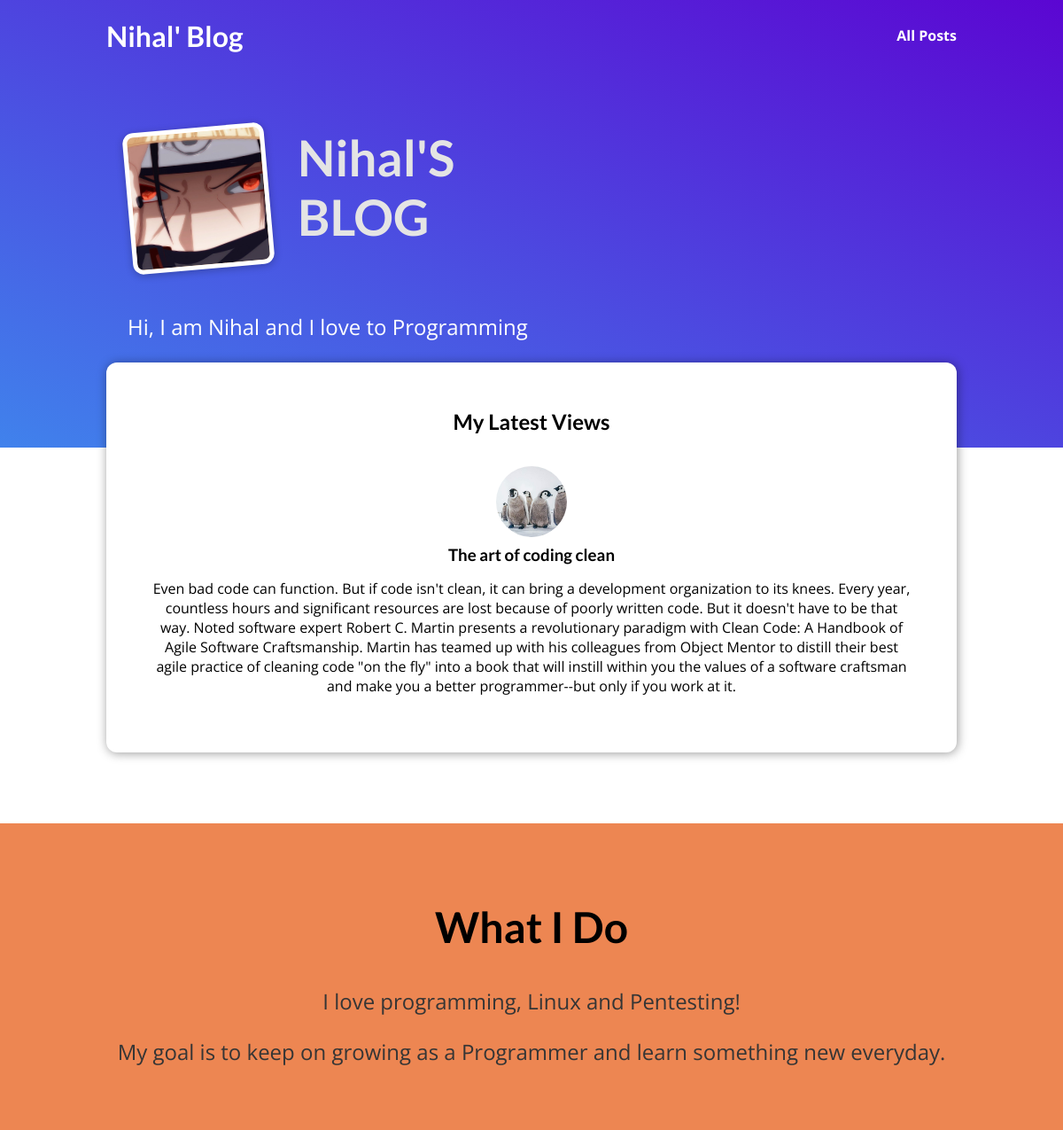
The page / on the database its author committed.
### my_blog/models.py (models this page shows)
class Post(models.Model):
    title = models.CharField( max_length=100)
    excerpt = models.CharField( max_length=200)
    img_name = models.ImageField( upload_to=None, height_field=None, width_field=None, max_length=None)
    date = models.DateField( auto_now=True)
    slug = models.SlugField(unique=True, db_index=True)
    content = models.TextField()
    author = models.ForeignKey(Author, on_delete=models.SET_NULL, null=True)
    tag = models.ManyToManyField(Tag)

### my_blog/views.py (the view)
# urls.py: path("", views.starting_page, name="main-page"),
def starting_page(request):
    lastest_posts = Post.objects.all().order_by("-date")[:3]  #fetches only 3 latest article on the basic of date.
    return render(request, "my_blog/index.html", {
        "posts" : lastest_posts
    })

### my_blog/templates/my_blog/index.html (shortened to what this page needs)
{% extends "base.html" %}
{% load static %}
{% block css_files %}
  <link rel="stylesheet" href="{% static "my_blog/index.css" %}" />
{% endblock %}
{% block content %}
<header id="main-navigation">
  <h1><a href="">Nihal' Blog</a></h1>
  <nav>
    <a href={% url "all-post-page" %}>All Posts</a>
  </nav>
</header>
<section id="welcome">
  <header>
    <img src="{% static "my_blog/images/itachi.jpg" %}" alt="Itachi Image" />
    <h2>Nihal'S BLOG</h2>
  </header>
  <p>Hi, I am Nihal and I love to Programming</p>
</section>
<section id="latest-posts">
  <h2>My Latest Views</h2>
  <ul>
    {% for post in posts %}
      {% include "my_blog/includes/post.html" %}
    {% endfor %}
  </ul>
</section>
<section id="about">
  <h2>What I Do</h2>
  <p>
    I love programming, Linux and Pentesting!
  </p>
  <p>
    My goal is to keep on growing as a Programmer and learn something new everyday.
  </p>
</section>
{% endblock %}

### templates/base.html (shortened to what this page needs)
{% load static %}
<!DOCTYPE html>
<html lang="en">
<head>
  <link rel="stylesheet" href="{% static "app.css" %}">
  {% block css_files %}{% endblock %}
</head>
<body>
  {% block content %}
  {% endblock %}
</body>
</html>

### my_blog/templates/my_blog/includes/post.html
{% load static %}
<li>
    <article class="post">
      <a href="">
        <img src="{% static "my_blog/images/penguine.jpg" %}" alt="linux-tux" />
        <div class="post__content">
          <h3>{{ post.title }}</h3>
          <p>
            {{ post.content }}
          </p>
        </div>
      </a>
    </article>
  </li>

### static/app.css (style rules this page uses)
* { box-sizing: border-box; }
html { font-family: 'Open Sans', 'Lato', sans-serif; }
body { margin: 0; }
h1, h2, h3 { font-family: 'Lato', sans-serif; font-weight: bold; }
#main-navigation { width: 100%; height: 5rem; display: flex; justify-content: space-between; align-items: center; padding: 0 10%; position: absolute; top: 0; left: 0; }
#main-navigation a { text-decoration: none; color: white; font-weight: bold; }

### my_blog/static/my_blog/index.css (style rules this page uses)
#welcome { background: linear-gradient(to right top, #4082ec, #5b06d2); padding: 6rem 12%; }
#welcome header { display: flex; align-items: flex-start; margin: 3rem auto; }
#welcome img { width: 10rem; height: 10rem; object-fit: cover; object-position: top; border: 5px solid white; border-radius: 12px; background-color: #ffe1bf; transform: rotateZ(-5deg); box-shadow: 0 2px 8px rgba(0, 0, 0, 0.25); }
#welcome h2 { font-size: 3.5rem; margin: 0 0 0 2rem; color: #e4e4e4; width: 10rem; }
#welcome p { color: white; font-size: 1.5rem; }
#latest-posts { background-color: white; padding: 2rem; border-radius: 12px; width: 60rem; margin: -6rem auto 2rem auto; box-shadow: 1px 1px 12px rgba(0, 0, 0, 0.4); }
#latest-posts h2 { text-align: center; }
#latest-posts ul { list-style: none; margin: 0; padding: 0; display: flex; gap: 1rem; }
#latest-posts li { flex: 1; }
#about { text-align: center; padding: 3rem; background-color: rgb(237, 134, 82); margin-top: 5rem; }
#about h2 { font-size: 3rem; }
#about p { font-size: 1.5rem; color: #353535; }
.post { display: flex; flex-direction: column; align-items: center; text-align: center; }
.post a { text-decoration: none; color: black; transition: all 0.2s ease; padding: 1rem; }
.post img { width: 5rem; height: 5rem; object-fit: cover; border-radius: 50%; }
.post h3 { margin: 0.25rem 0; }

### rows shown on the page
Post: title "The art of coding clean", content "Even bad code can function. But if code isn't clean, it can bring a development organization to its knees. Every year, countless hours and significant resources are lost because of poorly written code. But it doesn't have to be that way. Noted software expert Robert C. Martin presents a revolutionary paradigm with Clean Code: A Handbook of Agile Software Craftsmanship. Martin has teamed up with his colleagues from Object Mentor to distill their best agile practice of cleaning code \"on the fly\" into a book that will instill within you the values of a software craftsman and make you a better programmer--but only if you work at it."
